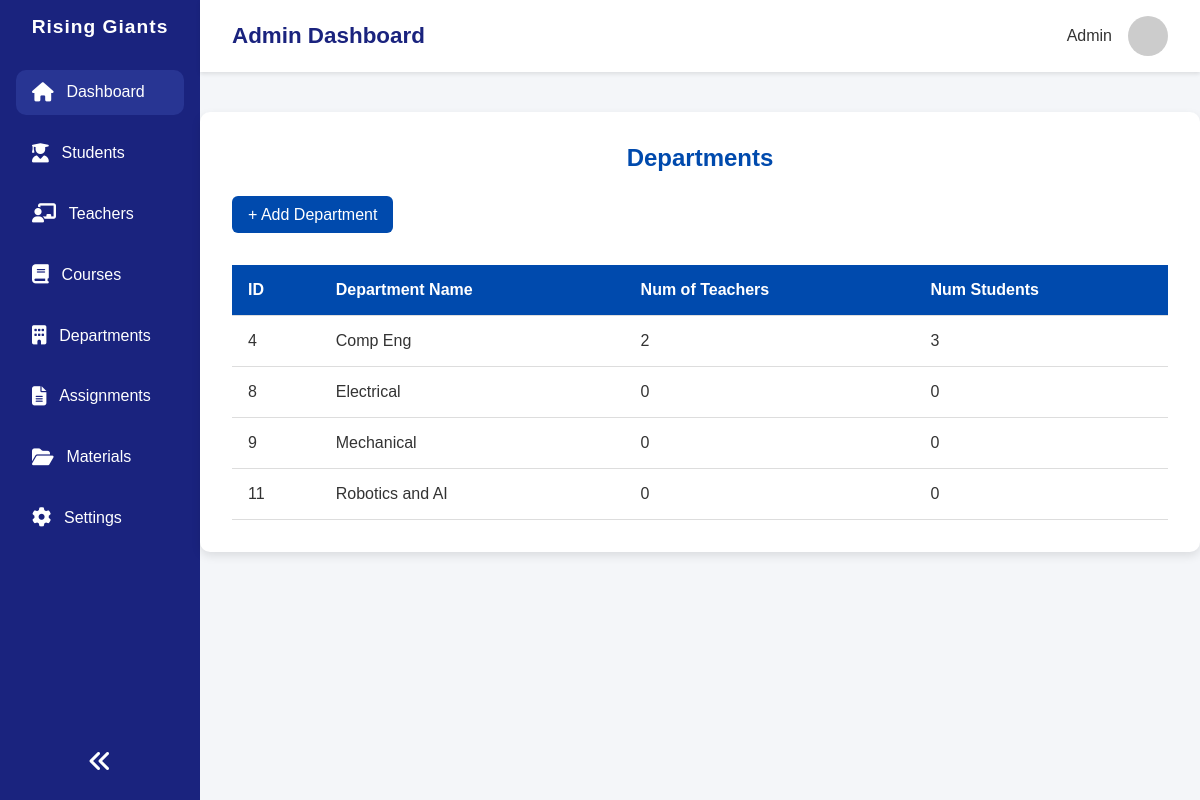
The page /dashboard/departments/ (signed in) on the database its author committed.
### main/models.py (models this page shows, shortened)
class Department(models.Model):
    slug = models.SlugField(unique= True, blank=True)
    name = models.CharField(blank=True,max_length=100,unique=True)
    created_by = models.ForeignKey(
        settings.AUTH_USER_MODEL,
        on_delete= models.CASCADE,
        related_name="departments_created"
        )
    updated_at = models.DateTimeField(auto_now=True)

### main/decorators.py (the view)
        def innner(request,*args,**kwargs):
            if request.user.role != role:
                return HttpResponse(f"You are not allowed to this {role} page")
            return func(request,*args,**kwargs)

### main/context_processors.py (called while the page is built)
def total_values(request):
    total_users = User.objects.all().count()
    total_teachers = User.objects.filter(role = "teacher").count()
    total_students = User.objects.filter(role = "student").count()
    total_departments = Department.objects.all().count()
    total_courses = Course.objects.all().count()
    context = {
        "total_students":total_students,
        "total_teachers":total_teachers,
        "total_courses":total_courses,
        "total_departments":total_departments,
    }
    return context

### main/views.py (called while the page is built)
@login_required
@allowed_role("admin")
def departments(request):
    departments = Department.objects.all()
    context = {
        "departments":departments
    }
    for department in departments:
        print(type(department))
        department.num_teachers = department.users.filter(role = "teacher").count()
        department.num_students = department.users.filter(role = "student").count()
    return render(request,"main/admin_department_list.html",context)

### users/models.py (called while the page is built)
    def __str__(self):
        return self.username

### main/templates/main/admin_department_list.html (shortened to what this page needs)
{% extends 'main_base.html' %}
{% load static %}
{% block extra_styles %}<link rel="stylesheet" href="{% static 'main/css/departments.css' %}">
{% endblock extra_styles %}
{% block body %}
  <div class="container">
    <h2>Departments</h2>
    <a href="{% url 'main:admin_create_department'%}" class="add-btn">+ Add Department</a>
    <table>
      <thead>
        <tr>
          <th>ID</th>
          <th>Department Name</th>
          <th>Num of  Teachers </th>
          <th>Num Students </th>
        </tr>
      </thead>
      <tbody id="departmentList">
        {%for department in departments %}
        <tr>
            <td>{{department.id}}</td>
            <td>{{department.name}}</td>
            <td>{{department.num_teachers}}</td>
            <td>{{department.num_students}}</td>
        </tr>
        {% endfor %}
      </tbody>
    </table>
  </div>
{% endblock body %}

### main/static/main/css/dashboard.css (style rules this page uses)
* { margin: 0; padding: 0; box-sizing: border-box; font-family: 'Poppins', sans-serif; }
body { background-color: #f4f6f9; display: flex; min-height: 100vh; color: #333; }
a { text-decoration: none; color: inherit; }

### main/static/main/css/departments.css (style rules this page uses)
.container { width: 1000px; max-width: 1000px; margin: 40px auto; background: #fff; padding: 2rem; border-radius: 10px; box-shadow: 0 4px 10px rgba(0,0,0,0.1); }
h2 { text-align: center; margin-bottom: 1.5rem; color: #004aad; }
table { width: 100%; border-collapse: collapse; margin-top: 1rem; }
th, td { padding: 1rem; text-align: left; border-bottom: 1px solid #ddd; }
th { background-color: #004aad; color: white; }
.add-btn { display: inline-block; margin-bottom: 1rem; padding: 0.6rem 1rem; background-color: #004aad; color: #fff; border-radius: 6px; text-decoration: none; transition: 0.3s ease; }

### rows shown on the page
Department: id "4", name "Comp Eng", num_teachers "2", num_students "3"
Department: id "8", name "Electrical", num_teachers "0", num_students "0"
Department: id "9", name "Mechanical", num_teachers "0", num_students "0"
Department: id "11", name "Robotics and AI", num_teachers "0", num_students "0"
